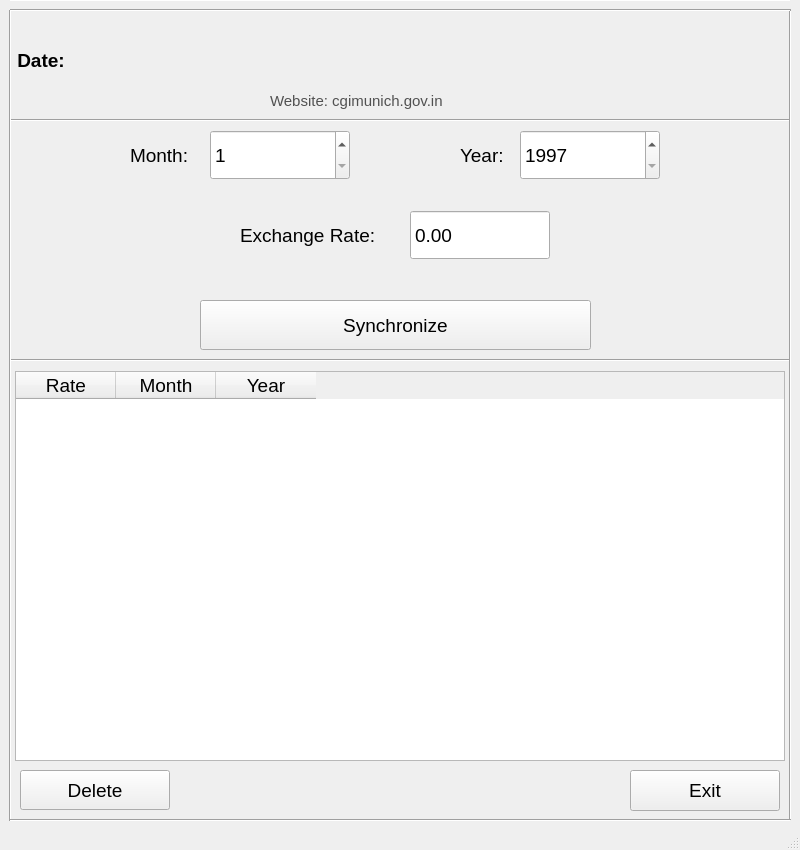
<?xml version="1.0" encoding="UTF-8"?>
<ui version="4.0">
 <class>ExchangeWindow</class>
 <widget class="QMainWindow" name="ExchangeWindow">
  <property name="geometry">
   <rect>
    <x>0</x>
    <y>0</y>
    <width>800</width>
    <height>850</height>
   </rect>
  </property>
  <property name="sizePolicy">
   <sizepolicy hsizetype="Fixed" vsizetype="Fixed">
    <horstretch>0</horstretch>
    <verstretch>0</verstretch>
   </sizepolicy>
  </property>
  <property name="minimumSize">
   <size>
    <width>800</width>
    <height>850</height>
   </size>
  </property>
  <property name="maximumSize">
   <size>
    <width>800</width>
    <height>850</height>
   </size>
  </property>
  <property name="font">
   <font>
    <family>Arial</family>
   </font>
  </property>
  <property name="windowTitle">
   <string>Synchronize Exchnage Rate</string>
  </property>
  <widget class="QWidget" name="centralwidget">
   <widget class="Line" name="line">
    <property name="geometry">
     <rect>
      <x>10</x>
      <y>110</y>
      <width>781</width>
      <height>20</height>
     </rect>
    </property>
    <property name="orientation">
     <enum>Qt::Horizontal</enum>
    </property>
   </widget>
   <widget class="Line" name="line_2">
    <property name="geometry">
     <rect>
      <x>10</x>
      <y>350</y>
      <width>781</width>
      <height>20</height>
     </rect>
    </property>
    <property name="orientation">
     <enum>Qt::Horizontal</enum>
    </property>
   </widget>
   <widget class="Line" name="line_3">
    <property name="geometry">
     <rect>
      <x>0</x>
      <y>10</y>
      <width>20</width>
      <height>811</height>
     </rect>
    </property>
    <property name="orientation">
     <enum>Qt::Vertical</enum>
    </property>
   </widget>
   <widget class="Line" name="line_4">
    <property name="geometry">
     <rect>
      <x>780</x>
      <y>10</y>
      <width>20</width>
      <height>811</height>
     </rect>
    </property>
    <property name="orientation">
     <enum>Qt::Vertical</enum>
    </property>
   </widget>
   <widget class="QPushButton" name="sync_btn">
    <property name="geometry">
     <rect>
      <x>200</x>
      <y>300</y>
      <width>391</width>
      <height>50</height>
     </rect>
    </property>
    <property name="font">
     <font>
      <family>Arial</family>
      <pointsize>14</pointsize>
     </font>
    </property>
    <property name="text">
     <string>Synchronize</string>
    </property>
   </widget>
   <widget class="QDoubleSpinBox" name="rate_edit">
    <property name="geometry">
     <rect>
      <x>410</x>
      <y>210</y>
      <width>140</width>
      <height>50</height>
     </rect>
    </property>
    <property name="font">
     <font>
      <family>Arial</family>
      <pointsize>14</pointsize>
     </font>
    </property>
    <property name="buttonSymbols">
     <enum>QAbstractSpinBox::NoButtons</enum>
    </property>
    <property name="maximum">
     <double>10000.000000000000000</double>
    </property>
   </widget>
   <widget class="QLabel" name="rate_lbl">
    <property name="geometry">
     <rect>
      <x>240</x>
      <y>210</y>
      <width>161</width>
      <height>50</height>
     </rect>
    </property>
    <property name="font">
     <font>
      <family>Arial</family>
      <pointsize>14</pointsize>
     </font>
    </property>
    <property name="text">
     <string>Exchange Rate:</string>
    </property>
   </widget>
   <widget class="QLabel" name="logo_lbl">
    <property name="geometry">
     <rect>
      <x>200</x>
      <y>10</y>
      <width>451</width>
      <height>101</height>
     </rect>
    </property>
    <property name="text">
     <string>&lt;html&gt;&lt;head/&gt;&lt;body&gt;&lt;p&gt;&lt;img src=&quot;:/logo/Munich_logo.png&quot;/&gt;&lt;/p&gt;&lt;/body&gt;&lt;/html&gt;</string>
    </property>
   </widget>
   <widget class="QPushButton" name="exit_btn">
    <property name="geometry">
     <rect>
      <x>630</x>
      <y>770</y>
      <width>150</width>
      <height>41</height>
     </rect>
    </property>
    <property name="font">
     <font>
      <family>Arial</family>
      <pointsize>14</pointsize>
      <weight>50</weight>
      <bold>false</bold>
     </font>
    </property>
    <property name="text">
     <string>Exit</string>
    </property>
   </widget>
   <widget class="QLabel" name="email_id">
    <property name="geometry">
     <rect>
      <x>270</x>
      <y>90</y>
      <width>211</width>
      <height>21</height>
     </rect>
    </property>
    <property name="font">
     <font>
      <family>Arial</family>
      <pointsize>11</pointsize>
     </font>
    </property>
    <property name="styleSheet">
     <string notr="true">color: rgb(81, 81, 81);</string>
    </property>
    <property name="text">
     <string>Website: cgimunich.gov.in</string>
    </property>
    <property name="alignment">
     <set>Qt::AlignLeading|Qt::AlignLeft|Qt::AlignVCenter</set>
    </property>
   </widget>
   <widget class="Line" name="line_5">
    <property name="geometry">
     <rect>
      <x>10</x>
      <y>-10</y>
      <width>781</width>
      <height>20</height>
     </rect>
    </property>
    <property name="orientation">
     <enum>Qt::Horizontal</enum>
    </property>
   </widget>
   <widget class="QSpinBox" name="month_entry">
    <property name="geometry">
     <rect>
      <x>210</x>
      <y>130</y>
      <width>140</width>
      <height>50</height>
     </rect>
    </property>
    <property name="font">
     <font>
      <family>Arial</family>
      <pointsize>14</pointsize>
     </font>
    </property>
    <property name="minimum">
     <number>1</number>
    </property>
    <property name="maximum">
     <number>12</number>
    </property>
    <property name="value">
     <number>1</number>
    </property>
    <property name="displayIntegerBase">
     <number>10</number>
    </property>
   </widget>
   <widget class="QSpinBox" name="year_entry">
    <property name="geometry">
     <rect>
      <x>520</x>
      <y>130</y>
      <width>140</width>
      <height>50</height>
     </rect>
    </property>
    <property name="font">
     <font>
      <family>Arial</family>
      <pointsize>14</pointsize>
     </font>
    </property>
    <property name="minimum">
     <number>1997</number>
    </property>
    <property name="maximum">
     <number>9999</number>
    </property>
   </widget>
   <widget class="QLabel" name="month_label">
    <property name="geometry">
     <rect>
      <x>130</x>
      <y>130</y>
      <width>71</width>
      <height>50</height>
     </rect>
    </property>
    <property name="font">
     <font>
      <pointsize>14</pointsize>
     </font>
    </property>
    <property name="text">
     <string>Month:</string>
    </property>
   </widget>
   <widget class="QLabel" name="year_label">
    <property name="geometry">
     <rect>
      <x>460</x>
      <y>130</y>
      <width>55</width>
      <height>50</height>
     </rect>
    </property>
    <property name="font">
     <font>
      <pointsize>14</pointsize>
     </font>
    </property>
    <property name="text">
     <string>Year:</string>
    </property>
   </widget>
   <widget class="Line" name="line_6">
    <property name="geometry">
     <rect>
      <x>10</x>
      <y>810</y>
      <width>781</width>
      <height>20</height>
     </rect>
    </property>
    <property name="orientation">
     <enum>Qt::Horizontal</enum>
    </property>
   </widget>
   <widget class="QTableWidget" name="exchange_table">
    <property name="geometry">
     <rect>
      <x>15</x>
      <y>371</y>
      <width>770</width>
      <height>390</height>
     </rect>
    </property>
    <property name="sizePolicy">
     <sizepolicy hsizetype="Fixed" vsizetype="Fixed">
      <horstretch>0</horstretch>
      <verstretch>0</verstretch>
     </sizepolicy>
    </property>
    <property name="minimumSize">
     <size>
      <width>770</width>
      <height>390</height>
     </size>
    </property>
    <property name="maximumSize">
     <size>
      <width>770</width>
      <height>390</height>
     </size>
    </property>
    <property name="font">
     <font>
      <family>Arial</family>
      <pointsize>14</pointsize>
     </font>
    </property>
    <property name="editTriggers">
     <set>QAbstractItemView::NoEditTriggers</set>
    </property>
    <property name="alternatingRowColors">
     <bool>false</bool>
    </property>
    <column>
     <property name="text">
      <string>Rate</string>
     </property>
    </column>
    <column>
     <property name="text">
      <string>Month</string>
     </property>
    </column>
    <column>
     <property name="text">
      <string>Year</string>
     </property>
    </column>
   </widget>
   <widget class="QWidget" name="horizontalLayoutWidget">
    <property name="geometry">
     <rect>
      <x>10</x>
      <y>20</y>
      <width>191</width>
      <height>80</height>
     </rect>
    </property>
    <layout class="QHBoxLayout" name="horizontalLayout">
     <item>
      <widget class="QLabel" name="date_lbl">
       <property name="sizePolicy">
        <sizepolicy hsizetype="Preferred" vsizetype="Preferred">
         <horstretch>1</horstretch>
         <verstretch>0</verstretch>
        </sizepolicy>
       </property>
       <property name="font">
        <font>
         <family>Arial</family>
         <pointsize>14</pointsize>
         <weight>75</weight>
         <bold>true</bold>
        </font>
       </property>
       <property name="text">
        <string>Date:</string>
       </property>
       <property name="alignment">
        <set>Qt::AlignCenter</set>
       </property>
      </widget>
     </item>
     <item>
      <widget class="QLabel" name="date_entry">
       <property name="sizePolicy">
        <sizepolicy hsizetype="Preferred" vsizetype="Preferred">
         <horstretch>2</horstretch>
         <verstretch>0</verstretch>
        </sizepolicy>
       </property>
       <property name="font">
        <font>
         <pointsize>14</pointsize>
        </font>
       </property>
       <property name="text">
        <string/>
       </property>
       <property name="alignment">
        <set>Qt::AlignLeading|Qt::AlignLeft|Qt::AlignVCenter</set>
       </property>
      </widget>
     </item>
    </layout>
   </widget>
   <widget class="QPushButton" name="del_btn">
    <property name="geometry">
     <rect>
      <x>20</x>
      <y>770</y>
      <width>150</width>
      <height>40</height>
     </rect>
    </property>
    <property name="font">
     <font>
      <pointsize>14</pointsize>
     </font>
    </property>
    <property name="text">
     <string>Delete</string>
    </property>
   </widget>
   <widget class="Line" name="line_7">
    <property name="geometry">
     <rect>
      <x>10</x>
      <y>0</y>
      <width>781</width>
      <height>20</height>
     </rect>
    </property>
    <property name="orientation">
     <enum>Qt::Horizontal</enum>
    </property>
   </widget>
  </widget>
  <widget class="QStatusBar" name="statusbar"/>
 </widget>
 <resources>
  <include location="assets/res.qrc"/>
 </resources>
 <connections/>
</ui>
